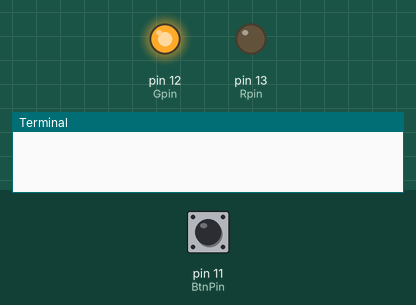
Bench run of a program on a simulated Raspberry Pi (header pin numbers). On the bench: output pins drawn as LEDs (lit = HIGH), the last lines printed to the terminal. The test bench sets the inputs (shaded band); at power-on: pin 11 (BtnPin) HIGH.

Above: at 1.2 s.
1.3 s: pin 11 (BtnPin) pulled LOW for 0.15 s
At 2.0 s:
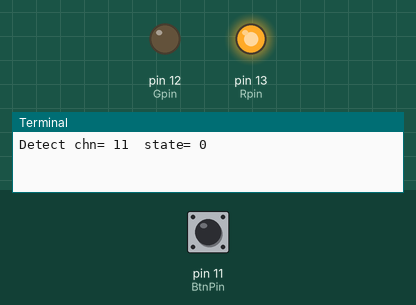
2.9 s: pin 11 (BtnPin) pulled LOW for 1 s
At 5.1 s:
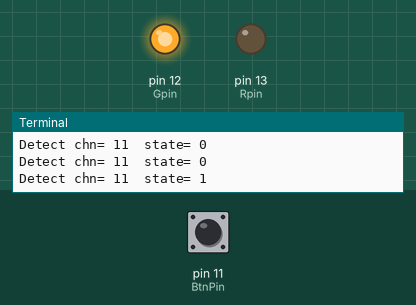
5.4 s: pin 11 (BtnPin) pulled LOW for 3.2 s
At 6.3 s:
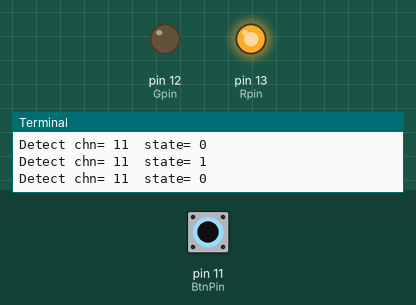
Timing chart, 0 to 10.1 s (numbered marks = the images above; inputs shaded):
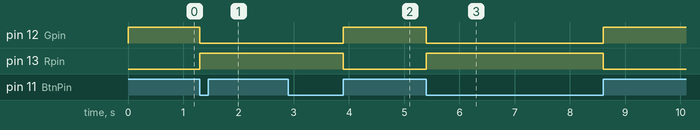

Measured:
- after the input at 1.3 s, pin 12 (Gpin): HIGH → LOW at once; pin 13 (Rpin): LOW → HIGH at once
- after the input at 2.9 s, pin 12 (Gpin): LOW → HIGH after 1.0 s; pin 13 (Rpin): HIGH → LOW after 1.0 s
- after the input at 5.4 s, pin 12 (Gpin): HIGH → LOW at once, → HIGH 3.2 s later; pin 13 (Rpin): LOW → HIGH at once, → LOW 3.2 s later

The program:

06_button.py
```python
#!/usr/bin/env python
import RPi.GPIO as GPIO

BtnPin = 11
Gpin   = 12
Rpin   = 13

def setup():
	GPIO.setmode(GPIO.BOARD)       # Numbers GPIOs by physical location
	GPIO.setup(Gpin, GPIO.OUT)     # Set Green Led Pin mode to output
	GPIO.setup(Rpin, GPIO.OUT)     # Set Red Led Pin mode to output
	GPIO.setup(BtnPin, GPIO.IN, pull_up_down=GPIO.PUD_UP)    # Set BtnPin's mode is input, and pull up to high level(3.3V)
	GPIO.add_event_detect(BtnPin, GPIO.BOTH, callback=detect, bouncetime=150)
	GPIO.output(Gpin, GPIO.HIGH)   # Green led on
	GPIO.output(Rpin, GPIO.LOW)    # Red led off

def Led(x):
	if x == 0:					   # Button pressed
		GPIO.output(Rpin, 1)
		GPIO.output(Gpin, 0)
	else:
		GPIO.output(Rpin, 0)
		GPIO.output(Gpin, 1)

def Print(x):
	pass
	#if x == 0:
	#	print '    ***********************'
	#	print '    *   Button Pressed!   *'
	#	print '    ***********************'

def detect(chn):
	print("Detect chn=",chn," state=",GPIO.input(chn))
	Led(GPIO.input(BtnPin))
	Print(GPIO.input(BtnPin))

def loop():
	while True:
		pass

def destroy():
	GPIO.output(Gpin, GPIO.LOW)       # Green led off
	GPIO.output(Rpin, GPIO.LOW)       # Red led off
	GPIO.cleanup()                     # Release resource

if __name__ == '__main__':     # Program start from here
	setup()
	try:
		loop()
	except KeyboardInterrupt:  # When 'Ctrl+C' is pressed, the child program destroy() will be  executed.
		destroy()
```
